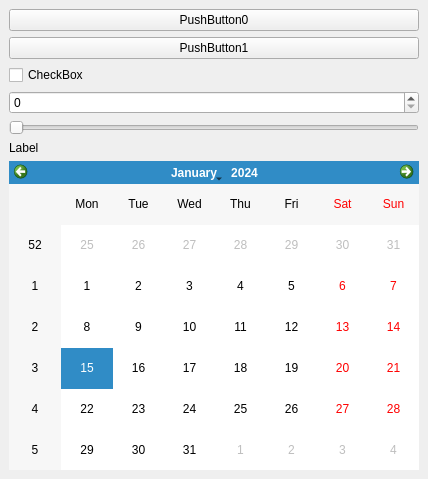
<?xml version="1.0" encoding="UTF-8"?>
<ui version="4.0">
 <class>SamplePlugin</class>
 <widget class="QDockWidget" name="SamplePlugin">
  <property name="geometry">
   <rect>
    <x>0</x>
    <y>0</y>
    <width>428</width>
    <height>479</height>
   </rect>
  </property>
  <property name="windowTitle">
   <string>DockWidget</string>
  </property>
  <widget class="QWidget" name="dockWidgetContents">
   <layout class="QVBoxLayout" name="verticalLayout_2">
    <item>
     <layout class="QVBoxLayout" name="verticalLayout">
      <item>
       <widget class="QPushButton" name="_btn0">
        <property name="text">
         <string>PushButton0</string>
        </property>
       </widget>
      </item>
      <item>
       <widget class="QPushButton" name="_btn1">
        <property name="text">
         <string>PushButton1</string>
        </property>
       </widget>
      </item>
      <item>
       <widget class="QCheckBox" name="_checkBox">
        <property name="text">
         <string>CheckBox</string>
        </property>
       </widget>
      </item>
      <item>
       <widget class="QSpinBox" name="_spinBox"/>
      </item>
      <item>
       <widget class="QSlider" name="_slider">
        <property name="orientation">
         <enum>Qt::Horizontal</enum>
        </property>
       </widget>
      </item>
      <item>
       <widget class="QLabel" name="_label">
        <property name="text">
         <string>Label</string>
        </property>
       </widget>
      </item>
      <item>
       <widget class="QCalendarWidget" name="_calendar"/>
      </item>
     </layout>
    </item>
   </layout>
  </widget>
 </widget>
 <resources/>
 <connections/>
</ui>
